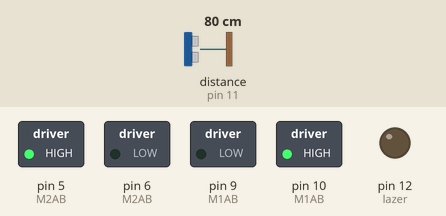
Simulated run of this sketch. Board: Arduino Uno, built with avr-gcc and run on an emulated ATmega328P. Shown: switched loads named in the sketch (green lamp = pin HIGH), output pins drawn as LEDs (lit = HIGH). Wiring (inferred from the names in the program): ultrasonic range finder: trigger pin 3; echo pin 11. Dashed ring = blinking. The inputs (shaded band) are chosen by the test bench; at power-on: distance to the obstacle (sensor on pin 11) 80 cm. The echo pulse lasts 58.3 µs per cm; pins used as bus, display or sensor lines are not drawn.

Above: at 1.2 s.
1.3 s: distance to the obstacle (sensor on pin 11) set to 34 cm
2.8 s: distance to the obstacle (sensor on pin 11) set to 29 cm
At 3.7 s:
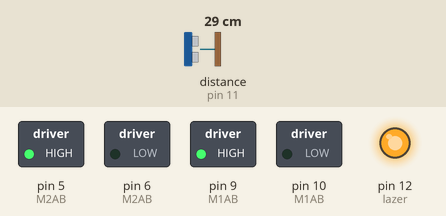
5.8 s: distance to the obstacle (sensor on pin 11) set to 35 cm
At 6.5 s:
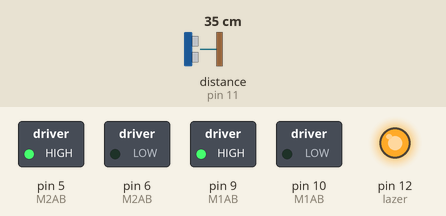
8.2 s: distance to the obstacle (sensor on pin 11) set to 2 cm
At 8.35 s:
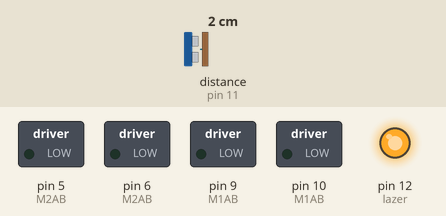
Timing chart, 0 to 12.2 s (numbered marks = the images above; inputs shaded):
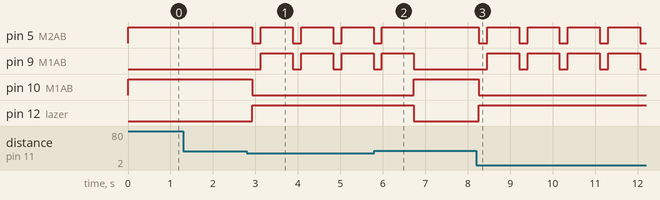

The sketch:

main.ino
```cpp
#include <CiftMotorSurucu.h>

#define echo 11
#define trigger 3
#define lazer 12

CiftMotorSurucu arac;


int maxMesafe = 30;
int minMesafe = 0;
int motorHizi = 255;

int mesafeOlc(int enAz, int enFazla);

void setup() {
  Serial.begin(9600);
  pinMode(echo, INPUT);
  pinMode(trigger, OUTPUT);
  pinMode(lazer, OUTPUT);
}

void loop() {
  int mesafe = mesafeOlc(minMesafe, maxMesafe, echo, trigger);

  if (mesafe != -1) { // veri geldi
    digitalWrite(lazer, HIGH); // lazeri yak
    arac.dur();
    delay(200);
    analogWrite(9, motorHizi);
    analogWrite(5, motorHizi);
    analogWrite(10, 0);
    analogWrite(6, 0);
    delay(750);
  }
  else {
    digitalWrite(lazer, LOW); // lazeri sondur
    arac.geri(motorHizi); // motor konumuna gore aslinda ileri gider
    delay(150);
  }

}


int mesafeOlc(int enAz, int enFazla, int echoPin, int trigPin) {
  long geriGelmeSuresi, uzaklik;
  digitalWrite(trigPin, LOW);
  delayMicroseconds(2);
  digitalWrite(trigPin, HIGH);
  delayMicroseconds(10);
  digitalWrite(trigPin, LOW);
  geriGelmeSuresi = pulseIn(echoPin, HIGH);
  uzaklik = geriGelmeSuresi / 58.2;
  if (uzaklik > enFazla || uzaklik <= enAz)
    return -1;
  else
    return uzaklik;
}
```

CiftMotorSurucu.cpp
```cpp
/*
	Arduino UNO icin yazilmistir. Pinleri degistirebilirsiniz.
	@cengsemihsahin
*/

#include "Arduino.h"
#include "CiftMotorSurucu.h"

CiftMotorSurucu::CiftMotorSurucu() {
	pinMode(M1AB, OUTPUT);
	pinMode(M2AB, OUTPUT);
}

void CiftMotorSurucu::motor(int motorSec, int yon, int motorHizi) {

  switch(motorSec) {
	case 1:
		M1AB = 9;
		M2AB = 5;
		break;
	case 2:
		M1AB = 10;
		M2AB = 6;
		break;
	default:
		break;
  }

  switch(yon){
	case 1:
		analogWrite(M1AB, motorHizi);
		analogWrite(M2AB, 0);
		break;
	case 2:
		analogWrite(M1AB, 0);
		analogWrite(M2AB, motorHizi);
		break;
	case 3:
		analogWrite(M1AB, 0);
		analogWrite(M2AB, 0);
		break;
	default:
		break;
  }
}

void CiftMotorSurucu::ileri(int hiz){
	motor(1, 1, hiz);
	motor(2, 2, hiz);
}

void CiftMotorSurucu::geri(int hiz){
	motor(1, 2, hiz);
	motor(2, 1, hiz);
}

void CiftMotorSurucu::sag(int hiz){
	motor(1, 1, hiz);
	motor(2, 1, hiz);
}
void CiftMotorSurucu::sol(int hiz){
	motor(1, 2, hiz);
	motor(2, 2, hiz);
}

void CiftMotorSurucu::dur(){
	motor(1, 3, 0);
	motor(2, 3, 0);
}
```

CiftMotorSurucu.h
```cpp
/*
	@cengsemihsahin
*/

#ifndef CiftMotorSurucu_H
#define  CiftMotorSurucu_H

#include "Arduino.h"

class CiftMotorSurucu{
  public:
    CiftMotorSurucu();
    void motor(int motorSec, int yon, int motorHizi);
    void ileri(int hiz);
    void geri(int hiz);
    void sag(int hiz);
    void sol(int hiz);
    void dur();
  private:
    int M1AB;
    int M2AB;
};

#endif
```

Measured:
- the behaviour switches between 32 and 31 cm on distance to the obstacle (sensor on pin 11) (found by bisection; images 0 and 1)
- after the input at 1.3 s, every drawn part: stays the same
- after the input at 2.8 s, pin 5 (M2AB): alternates HIGH for 0.75 s and LOW for 0.20 s, starting after 0.13 s; pin 9 (M1AB): alternates HIGH for 0.75 s and LOW for 0.20 s, starting after 0.33 s; pin 10 (M1AB): HIGH → LOW after 0.13 s; pin 12 (lazer): LOW → HIGH after 0.13 s
- after the input at 5.8 s, pin 5 (M2AB): goes on until 6.0 s, then stays HIGH; pin 9 (M1AB): goes on until 6.7 s, then stays LOW; pin 10 (M1AB): LOW → HIGH after 0.93 s; pin 12 (lazer): HIGH → LOW after 0.93 s
- after the input at 8.2 s, pin 5 (M2AB): alternates HIGH for 0.75 s and LOW for 0.20 s, starting after 0.06 s; pin 9 (M1AB): alternates HIGH for 0.75 s and LOW for 0.20 s, starting after 0.26 s; pin 10 (M1AB): HIGH → LOW after 0.06 s; pin 12 (lazer): LOW → HIGH after 0.06 s
